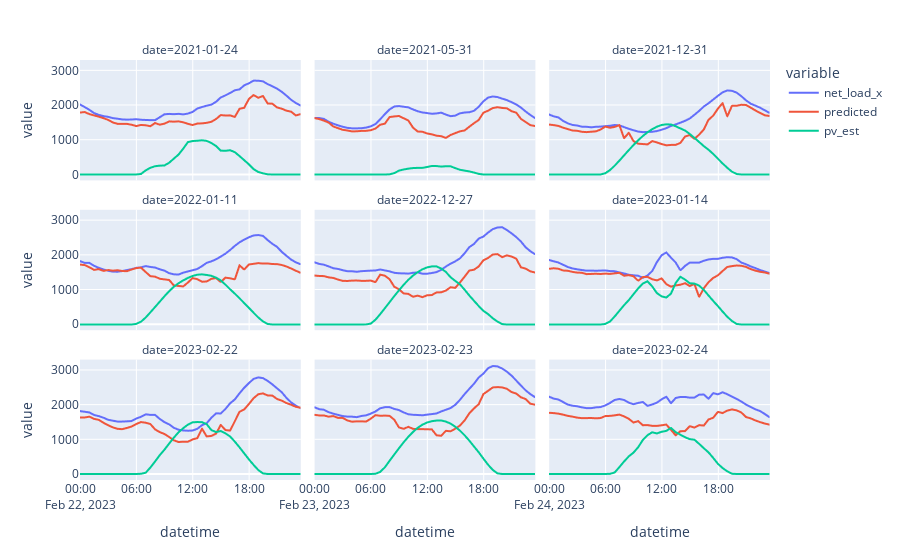

The cell this chart's notebook holds for it:
### Code cell
fulldf = df.merge(predictions, on='datetime').set_index('datetime').sort_index()
top_days = fulldf[['Squared Error']].resample('1D').sum().sort_values(
    'Squared Error', ascending=False).head(9).index
top_dates = [str(x)[:10] for x in top_days.values]
top_df = pd.concat([fulldf.loc[td] for td in top_dates]).sort_index().reset_index()
top_df['date'] = top_df['datetime'].dt.date.astype('str')

line_vars = ['net_load_x', 'predicted', 'pv_est']
id_vars = ['datetime', 'date']
norm_df = top_df[line_vars]
day_plot_df = pd.concat([norm_df, top_df[id_vars]], axis=1).melt(id_vars=id_vars)
fig = px.line(day_plot_df, x='datetime', y='value', facet_col='date',
                 facet_col_wrap=3, color='variable')
fig.update_xaxes(matches=None)
fig.show()
